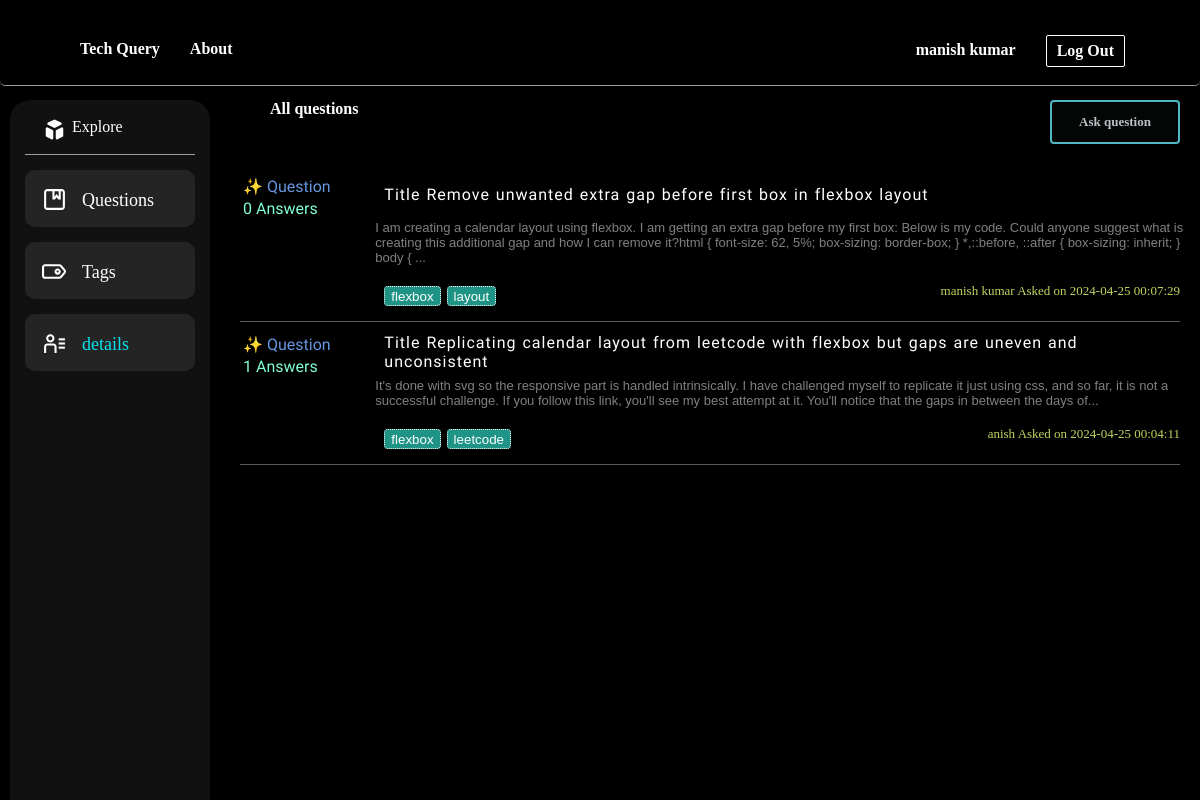
Screenshot of /getStarted.php (signed in) with the database file from the repository.
### tables this page shows
CREATE TABLE `users` (
  `user_id` int(11) NOT NULL,
  `username` varchar(50) NOT NULL,
  `u_email` varchar(100) NOT NULL,
  `password` varchar(255) NOT NULL,
  `joindate` date NOT NULL DEFAULT current_timestamp()
);

CREATE TABLE `questions` (
  `questionid` varchar(20) NOT NULL,
  `user_id` int(11) NOT NULL,
  `title` varchar(255) NOT NULL,
  `description` text NOT NULL,
  `qimage` varchar(500) NOT NULL,
  `questioneddate` datetime NOT NULL DEFAULT current_timestamp()
);

### app/Main.php (called while the page is built, shortened)
<?php
class Main
{
    public function __construct()
    {
        try {
            $this->conn = new PDO(DB_TYPE . ":host=" . DB_SERVER . ";dbname=" . DB_DATABASE, DB_USER, DB_PASSWORD);
        } catch (PDOException $e) {
            echo '<h3>Database Not Connected</h3>', '<p>Please Check database connection before running this site ...</p>';
            exit;
        }
    }
}
?>

### app/Admin.php (called while the page is built, shortened)
<?php
class Admin extends Main
{
	public function ret($stmt)
	{
		$stmt = $this->conn->prepare($stmt);
		$stmt->execute();
		return $stmt;
	}
}
?>

### config.php (called while the page is built, shortened)
<?php
require_once 'app/Main.php';
require_once 'app/Admin.php';
$admin = new Admin();

### getStarted.php (the view, shortened to what this page needs)
<?php
function limitWords($string, $word_limit)
{
    $words = explode(" ", $string);
    return implode(" ", array_slice($words, 0, $word_limit)) . (count($words) > $word_limit ? "..." : "");
}
?>
<!DOCTYPE html>
<html lang="en">
<head>
    <link rel="stylesheet" href="css/header.css">
    <link rel="stylesheet" href="css/getStarted.css">
    <link rel="stylesheet" href="css/sidebar.css">
</head>
<body>
    <div class="fixed">
        <?php include "includes/header.php"; ?>
    </div>
    <?php include "includes/sidebar.php"; ?>
    <div style="padding-top:60px ;">
        <div class="content">
            <h4>All questions</h4>
            <?php if (isset($row['user_id'])): ?>
                <a href="askquestion.php" class="btn">Ask question</a>
            <?php else: ?>
                <a href="" class="btn">Ask question</a>
            <?php endif; ?>
        </div>
    </div>
    <?php
    $stmt = $admin->ret("SELECT q.questionid, q.title, q.description AS `desc`, q.questioneddate, u.username AS username, GROUP_CONCAT(t.tagname SEPARATOR ',') AS tags
            FROM questions AS q
            JOIN questiontag AS qt ON q.questionid = qt.questionid
            JOIN tags AS t ON qt.tagid = t.tagid
            JOIN users AS u ON q.user_id = u.user_id
            GROUP BY q.questionid
            ORDER BY q.questioneddate DESC");
    if ($stmt) {
        while ($row = $stmt->fetch(PDO::FETCH_ASSOC)) {
            $stma = $admin->ret("SELECT COUNT(*) AS answer_count
                                FROM `answers`
                                WHERE `questionid` = '{$row['questionid']}'");
            $acount = $stma->fetch(PDO::FETCH_ASSOC)['answer_count'];
            ?>
            <div class="card">
                <div class="cardsec1">
                    <p style="margin: 3px;color: #6696de;">✨ Question </p>
                    <p style="margin: 3px;color: aquamarine;"><?php echo $acount ?> Answers</p>
                </div>
                <div class="cardsec2">
                    <div style="word-spacing: 1px;letter-spacing: 1px;display:flex;"><a
                            href="preview.php?question_id=<?php echo $row['questionid']; ?>&qusername=<?php echo $row['username']; ?>"
                            style="margin:3px;">Title <?php echo $row['title']; ?></a>
                    </div>
                    <div
                        style="width:100%;font-size: small; color: gray;font-family:'Lucida Sans', 'Lucida Sans Regular', 'Lucida Grande', 'Lucida Sans Unicode', Geneva, Verdana, sans-serif;">
                        <?php echo limitWords($row['desc'], 50); ?>
                    </div>
                    <div class="btnasked">
                        <div>
                            <?php
                            $tags = explode(',', $row['tags']);
                            foreach ($tags as $tag) {
                                echo '<button class="tagbtn">' . $tag . '</button>';
                            }
                            ?>
                        </div>
                        <div class="qasked"><?php echo $row['username']; ?> Asked on <?php echo $row['questioneddate']; ?>
                        </div>
                    </div>
                </div>
            </div>
            <?php
        }
    } else {
        echo "No questions found.";
    }
    ?>
</body>
</html>

### includes/header.php
<?php
include 'config.php';
if (isset($_SESSION['user_id'])) {
    $uid = $_SESSION['user_id'];
    $stmt = $admin->ret("SELECT * FROM `users` WHERE `user_id`='$uid'");
    $row = $stmt->fetch(PDO::FETCH_ASSOC);
}
?>
<header>
    <div>
        <div>Tech Query</div>
        <div>About</div>
    </div>
    <div>
        <?php if (isset($row['user_id'])): ?>
            <a href="userProfile.php"><?php echo $row['username']; ?></a>
            <a href="controller/u_logout.php" class="logBtn">Log Out</a>
        <?php else: ?>
            <a href="login.php" class="logBtn">Log in</a>
            <a href="signup.php" class="logBtn">Sign up</a>
        <?php endif; ?>
    </div>
</header>

### css/header.css (style rules this page uses)
header { display: flex; justify-content: space-between; z-index: 9999; font-weight: 600; border-radius: 5px; background-color: transparent; border-bottom: solid 1px rgba(250, 250, 250, 0.622); border-width: thin; padding: 10px 50px; height: 65px; backdrop-filter: brightness(110%) blur(6px); }
.fixed { position: fixed; width: 100%; }
body { margin: 0; padding: 0; background-color: #000000; font-family: "Shadows Into Light Two", cursive; }
.logBtn { background-color: transparent; color: rgb(252, 252, 252); border-radius: 2px; border: solid 1px white; cursor: cell; transition: 1s; }
div a { display: flex; justify-content: center; align-items: center; margin: 10px; padding: 10px; height: 10px; text-decoration: inherit; color: inherit; }
header div { display: flex; padding: 15px; }

### css/getStarted.css (style rules this page uses)
body { color: white; }
.content { margin-left: 250px; padding: 20px; display: flex; justify-content: space-between; margin-top: 20px; }
.btn { align-items: center; background-color: #040505; border: 2px solid rgba(97, 224, 238, 0.821); border-radius: .25rem; box-shadow: rgba(0, 0, 0, 0.02) 0 1px 3px 0; box-sizing: border-box; color: rgba(217, 228, 230, 0.85); cursor: pointer; display: inline-flex; font-size: 13px; font-weight: 600; justify-content: center; line-height: 1.25; margin: 0; height: 15px; padding: 20px; position: relative; text-decoration: none; transition: all 250ms; user-select: none; -webkit-user-select: none; touch-action: manipulation; vertical-align: baseline; width: 130px; }
.card { border-bottom: 1px solid rgba(165, 161, 161, 0.552); display: flex; font-family: "Calistoga", serif; margin-left: 240px; margin-right: 20px; margin-top: 10px; }
.cardsec1 { width: 150px; }
.cardsec2 a { padding: 6px; }
.cardsec2 { width: fit-content; }
.cardsec2 div { padding: 6px; }
h4 { margin: 0; }
.tagbtn { background: #1f9486; border: 1px dotted white; color: white; width: auto; height: 20px; padding: auto; border-radius: 4px; margin: 3px; }
.qasked { color: rgb(195, 213, 95); font-family: Georgia, 'Times New Roman', Times, serif; font-size: small; }
.btnasked { width: 100%; display: flex; justify-content: space-between; }

### css/sidebar.css (style rules this page uses)
body { color: white; }

### rows the page displays
users: username "manish kumar"
questions: acount "0", title "Remove unwanted extra gap before first box in flexbox layout", description "I am creating a calendar layout using flexbox. I am getting an extra gap before my first box: Below is my code. Could anyone suggest what is creating this additional gap and how I can remove it?html { font-size: 62, 5%; box-sizing: border-box; } *,::before, ::after { box-sizing: inherit; } body { ...", tag "flexbox", tag "layout", user.username "manish kumar", questioneddate "2024-04-25 00:07:29"
questions: acount "1", title "Replicating calendar layout from leetcode with flexbox but gaps are uneven and unconsistent", description "It's done with svg so the responsive part is handled intrinsically. I have challenged myself to replicate it just using css, and so far, it is not a successful challenge. If you follow this link, you'll see my best attempt at it. You'll notice that the gaps in between the days of...", tag "flexbox", tag "leetcode", user.username "anish", questioneddate "2024-04-25 00:04:11"
